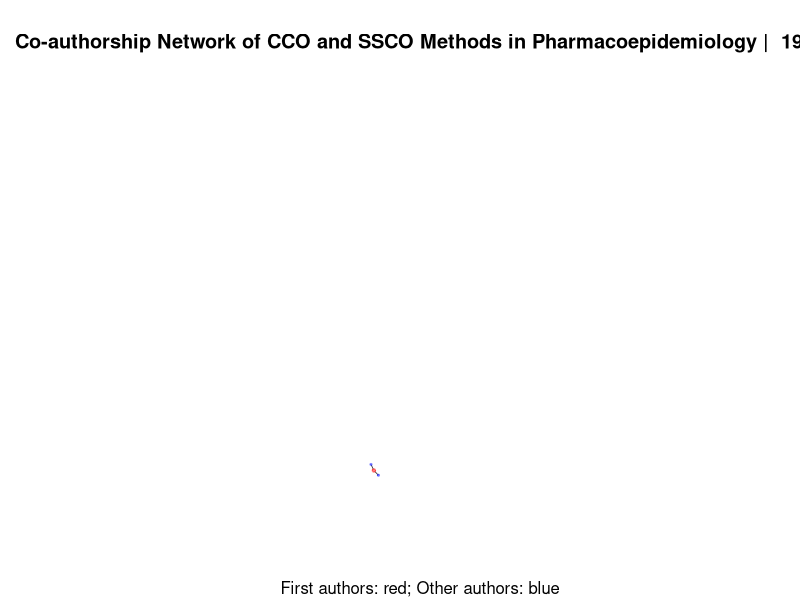
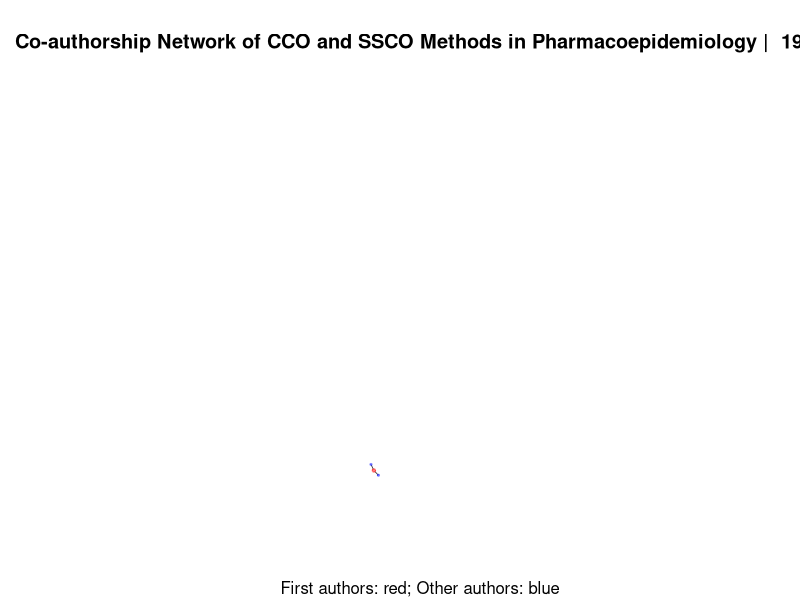
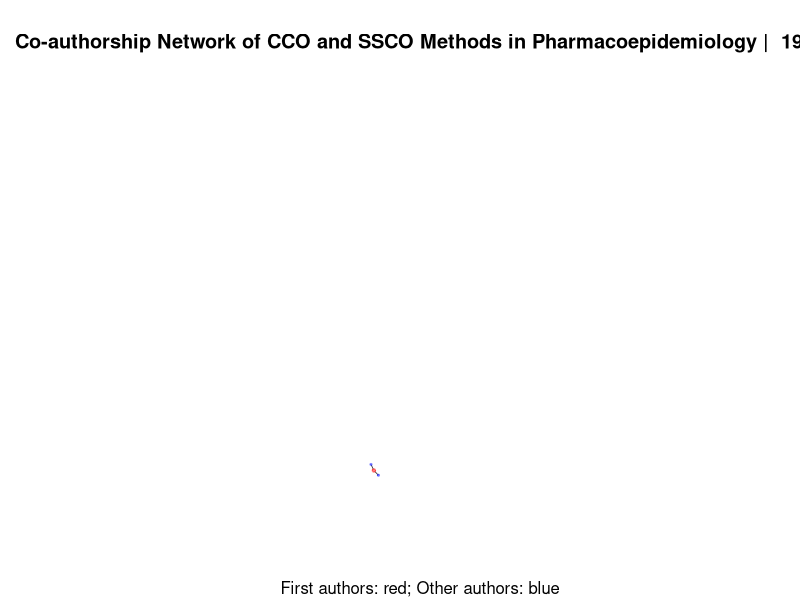
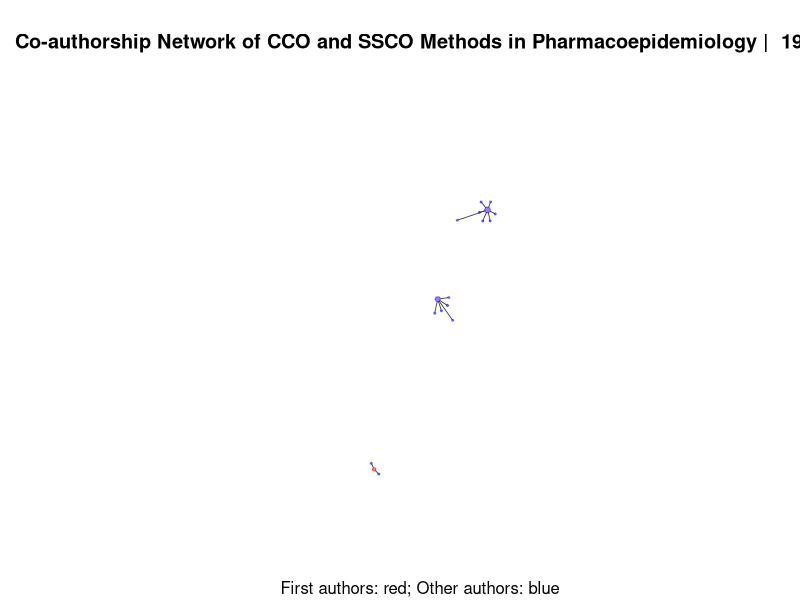
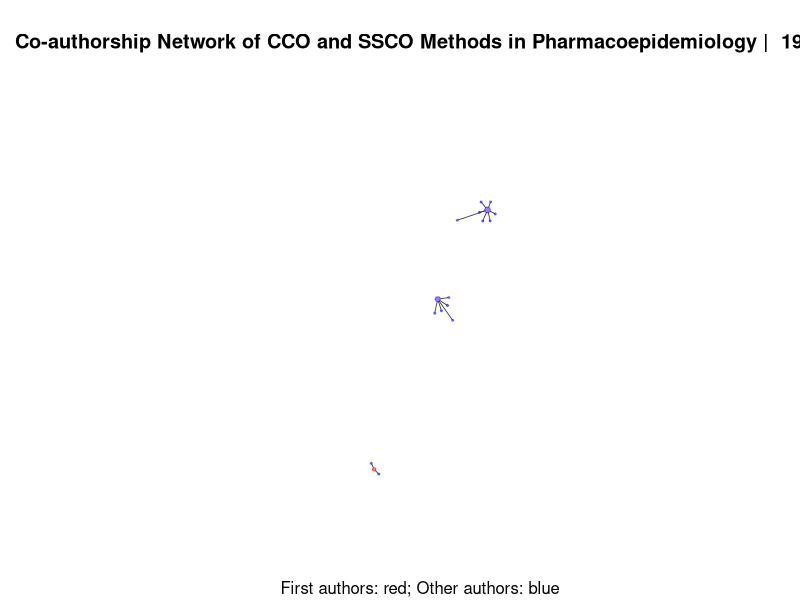
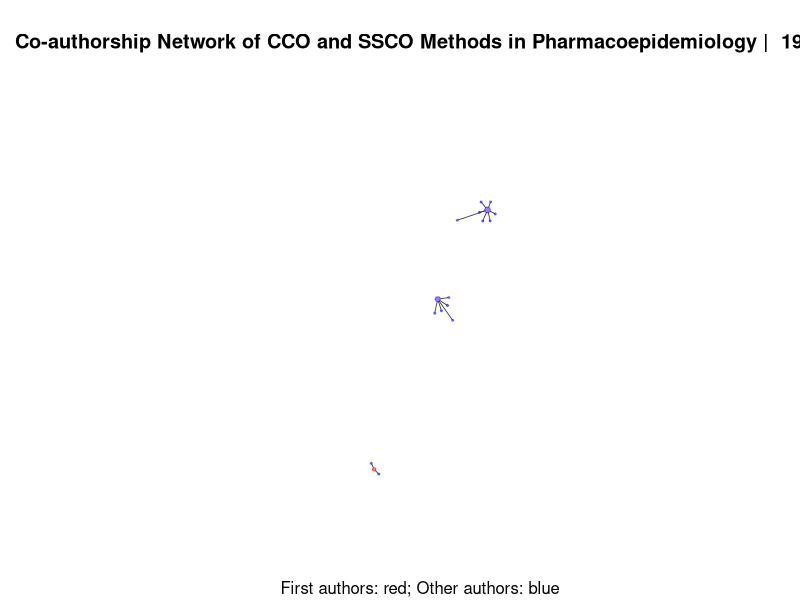
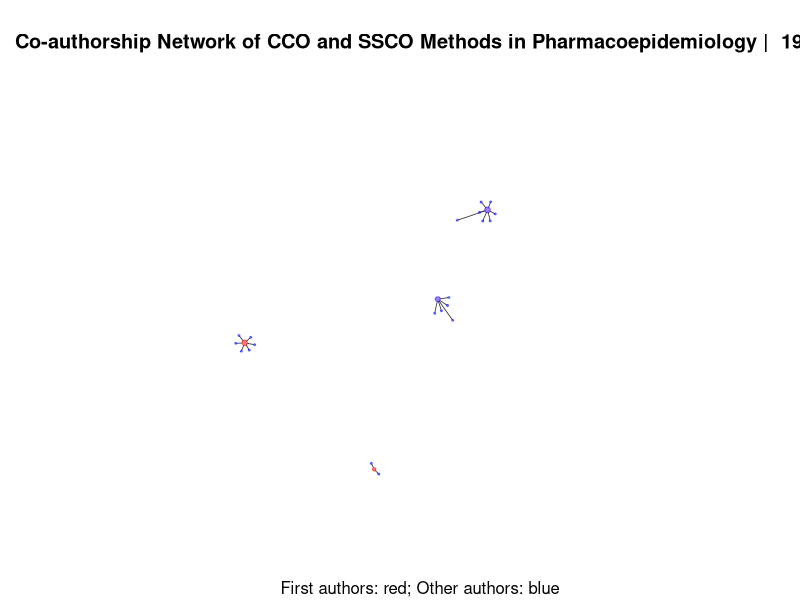
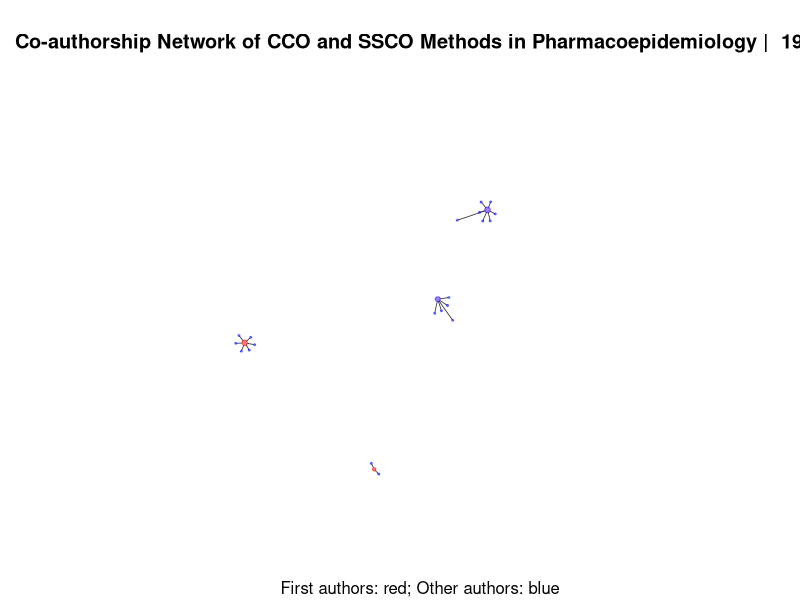

Here is the R script that generated these plots, in order:
# Generating network in igraph

######################################### SET-UP ##################################################################

library(sqldf)
library(igraph)
library(reshape2)
library(plyr)

######################################### melt_cast.R #############################################################

# Reads csv as data frame. Contains publications with authors, year, and method
RawPubs <- read.csv("AllPubRaw.csv", header=T, sep=",")

# Edgelist from first author to other authors with year and method data
# See 'eGO//melt_cast.R' for more documentation, or read up on the melt() function.
PubMeltRaw <- melt(RawPubs, id.vars = c("Author1", "Year", "Method"))

# Many papers do not have 36 authors. Remove rows with no author data
# Fill blank spaces with NA, then use na.omit
PubMeltRaw[PubMeltRaw == ""] <- NA
PubMelt <- na.omit(PubMeltRaw)

######################################### concatenate.R ###########################################################

# Divide data into two tables: first authors (a1) and 'other' authors (aO)----------------------------------------

nodes_a1_raw <- sqldf("SELECT Author1 AS author, 'a1' AS type, Method AS method, Year AS year FROM PubMelt")
nodes_aO_raw <- sqldf("SELECT value AS author, 'aO' AS type, Method AS method, Year AS year FROM PubMelt")

# Authors who published in both methods are now either CCO,SSCO or SSCO,CCO
nodes_a1_cm <- sqldf("SELECT author, type, GROUP_CONCAT(DISTINCT method) AS method, year AS Year
                     FROM nodes_a1_raw
                     GROUP BY author")

nodes_aO_cm <- sqldf("SELECT author, type, GROUP_CONCAT(DISTINCT method) AS method, year AS Year
                     FROM nodes_aO_raw
                     GROUP BY author")

# Create nodes list
nodesall <- sqldf("SELECT author, type, method, year FROM nodes_a1_cm 
                  UNION SELECT author, type, method, year FROM nodes_aO_cm")

# concatenate authors who've published as both a1 & aO 
nodes <- sqldf("SELECT author, GROUP_CONCAT(type,'') AS type, method, min(year) AS year
                FROM nodesall
               GROUP BY author")

# Remove nodes beyond their initial entry (ie. first publication)
nodes <- sqldf("SELECT author, type, method, min(year) AS year FROM nodes GROUP BY author")


# In the final table of nodes, all authors are listed with the year of their first publication in
# the field, along with method(s) and type(s) of author position


######################################## Name_to_ID.R #########################################################

# Replace old data frame with new data frame that adds a column of numbered IDs
nodes <- data.frame(i = 1:length(nodes$author), author = nodes$author, 
                    type = nodes$type, method = nodes$method, year = nodes$year)

# Reseparate nodes (with numbered ID data) into two dataframes for a1 IDs and aO IDs
a1_id <- subset(nodes, type != 'aO', select = c(i, author, type, year))
aO_id <- subset(nodes, type != 'a1', select = c(i, author, type, year))

# Rename columns (this will come in handy when we join the tables)
a1_id <- rename(a1_id, c("i"="a1_id"))
aO_id <- rename(aO_id, c("i"="aO_id"))

# Let's join the tables!
edges <- sqldf("SELECT PubMelt.Author1, a1_id.a1_id, PubMelt.value, PubMelt.year  
                 FROM PubMelt INNER JOIN a1_id
                 ON PubMelt.Author1 = a1_id.author")

edges <- sqldf("SELECT edges.Author1, edges.a1_id, edges.value, edges.year, aO_id.aO_id  
                 FROM edges INNER JOIN aO_id
                 ON edges.value = aO_id.author")

# final edges dataframe with only IDs and year
edges <- data.frame(a1 = edges$a1_id, aO = edges$aO_id, year = edges$Year)

# add edges ID to table
edges$id <- 1:length(edges$a1)

############################################ NEW SCRIPT ##############################################################

# generate an igraph object, using our edge list and vertice data
g <- graph.data.frame(edges, directed = T, vertices = nodes)

# Apply the Fruchterman-Reingold layout
layout_g <- layout.fruchterman.reingold(g)

create_graph_png <- function(max_date,i) {
  
  # Structure of function: subgraph.edges(graph, eids, delete.vertices = TRUE)
  # Translation: make a subgraph of 'g'. Edgelist to use is entries in 'edges' which happened
  # before the input date. (<= less than/equal to; which() returns T/F based on a logical condition)
  # A subgraph gives part of a graph, but will only contain the specified vertices & edges.
  
  # 'i' in the subscript? doesn't feel right but ok, will keep it for now.
  gx <- subgraph.edges(g,edges[which(edges$year <= max_date), 'id'], 
                       delete.vertices=F)

  # Specify both the vertex fill and vertex frame colour. "Black" is a preset colour in igraph
  # V(gx) selects all nodes in the subgraph
  # Probably not very necessary? (this is taken from the carpool code)
  V(gx)$color <- "black"
  V(gx)$frame.color <- "black"
  
  # HSV is one of the ways to specify colour in programming. Often used for ease of controlling colour intensity
  # Alpha value denotes transparency (This is consistent across many programming contexts)
  # designates all a1 colours
  col_a1 <- hsv(0,1,1,alpha=.5)
  
  # Select entries in 'nodes' which returns TRUE if their type is a1
  # i.e. select 1st authors, and set their fill/frame colours to the colour defined in above col_a1
  V(gx)[which(nodes$type == "a1")]$color <- col_a1
  V(gx)[which(nodes$type == "a1")]$frame.color <- col_a1
 
  # Repeat for aO
  col_aO <- hsv(0.66,1,1,alpha=.5)
  V(gx)[which(nodes$type == "aO")]$color <- col_aO
  V(gx)[which(nodes$type == "aO")]$frame.color <- col_aO

  # Repeat for those published as both author positions. | means OR
  col_hybrid <- hsv(.7,1,1,alpha=.5)
  V(gx)[which(nodes$type == "a1aO" | nodes$type == "aOa1")]$color <- col_hybrid
  V(gx)[which(nodes$type == "a1aO" | nodes$type == "aOa1")]$frame.color <- col_hybrid
  
  # new nodes emphasized by bright color and a changing size
  newones <- hsv(.36,1,1,alpha=.5)
  
  # if node is 3 years or less, colour glows green.
  # logic statement: year of network (max_date) - year of the node is less/equal to 3 
  #FEATURE CURRENTLY VOIDED
  #V(gx)[which((max_date - nodes$year) <= 3)]$color <- newones
  #V(gx)[which((max_date - nodes$year) <= 3)]$frame.color <- newones
  
  # Get's rid of the not yet to be displayed nodes
  # So technically, if gx is being made corretly, this should be needed.
  # For some reason, nodes from beyond 1992 is showing up in the 1992 graph, etc.
  # This fixes the bug, but I'm still trying to figure out exactly why...
  # alpha = 0 means completely transparent
  notyet <- hsv(1,1,1,alpha=0)
  
  V(gx)[which(degree(gx) < 1)]$frame.color=notyet 
  V(gx)[which(degree(gx) < 1)]$color=notyet 
  V(gx)[which(degree(gx) < 1)]$size=0
  
  bgcolor <- hsv(0.66,0.05,1)
  
  # the textual annotations
  plot_title <- paste("Co-authorship Network of CCO and SSCO Methods in Pharmacoepidemiology | ")
  if(max_date < 2013) {
    plot_title <- paste(plot_title, max_date)
  }
  
  if(max_date >= 2013) {
    plot_title <- paste(plot_title, "2013")
  }
  
    # Legend
  sub_title <- "First authors: red; Other authors: blue"
  
  par(bg=bgcolor)
  # let's create a PNG and plot the graph onto it
  # 'sprintf()' runs the commands inside of it, but returns it in a string format
  # (%03d, i): if i=1, you will see 001. if i=2, you will see 002. etc.
  
  # the size of a node grows with the number of attached edges
  
  # New nodes come in very big, then decreases, then "settles" at a "native size"
  V(gx)[which((max_date - nodes$year) <= 1)]$size <- 7
  V(gx)[which( ((max_date - nodes$year)>1) & ((max_date - nodes$year)<=3) )]$size <- 1.6
  V(gx)$size <- log(3*degree(gx))
  
  
  
  
  
  ############### NTS: REMEMBER TO CHANGE THIS LOCATION EACH TIME U PRINT ##################
  png(sprintf("C:\\Users\\Amy\\Documents\\R_Git\\R_outputs\\testG\\testG%03d.png", i),
  width=5000, height=5000, bg=bgcolor, res=372)
  ###########################################################################################
  
    plot(gx, margin=0, frame=F, main=plot_title, sub=sub_title, 
       vertex.label=NA, edge.color=rgb(.2,.2,.2), edge.arrow.mode=0, 
       layout=layout_g, edge.width=.8)
  text(10,10, label=max_date)
  dev.off() # shuts off current graphic printing device
}


# Let's print! Could take a while... =============================================================================

# let's get it started!
# First pub was in 1992, therefore start_date is 1991 because of the start_date+i argument
# 2013 - 1991 = 22
# Translation: loop the function we just wrote 22 times (start a 1995), to generate a new subgraph each year 
one_year_prev <- 1991
for (i in c(1:22)) {
  message(sprintf("printing year %d", one_year_prev + i))
  create_graph_png(one_year_prev + i, i)
}

######################## DEBUGGING TRIAL SCRAP #############################

# test colours here:
# plot(x=1:10, y=rep(5,10), pch=19, cex=3, col=hsv(.7,1,1,alpha=.5))
